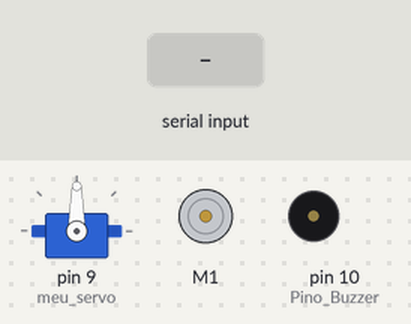
A sketch run on a simulated Arduino Uno, built with avr-gcc and run on an emulated ATmega328P. Shown: servo, DC motor (green arrow = forward, orange = backward, longer = faster), buzzer (waves = sounding, pin HIGH). The inputs (shaded band) are chosen by the test bench. What the sketch prints to the serial monitor is not drawn.

Above: at 1.2 s.
1.3 s: byte 70 ('F') received over Serial
At 2.2 s:
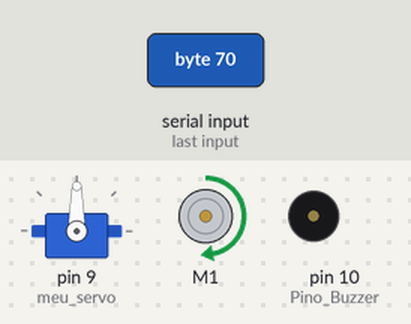
2.8 s: byte 71 ('G') received over Serial
At 3.3 s:
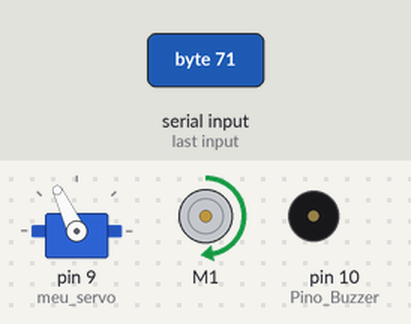
4.3 s: byte 73 ('I') received over Serial
At 5.5 s:
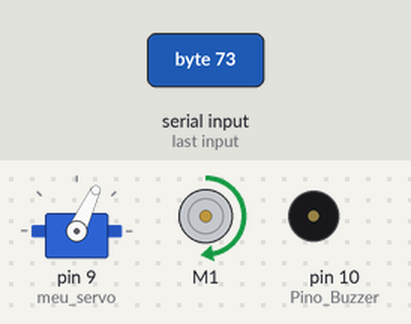
5.8 s: byte 66 ('B') received over Serial
At 6.8 s:
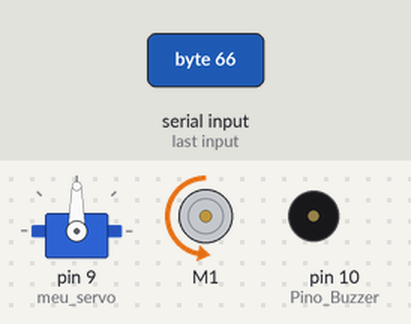
7.3 s: byte 72 ('H') received over Serial
At 8.0 s:
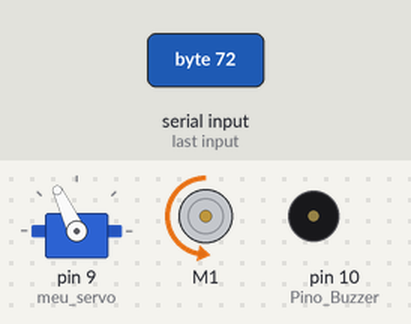
Timing chart, 0 to 10.3 s (numbered marks = the images above; inputs shaded):
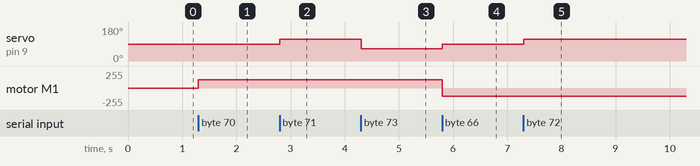

The sketch:

code.ino
```cpp
/*
  Descrição: Este é um código que possibilita o controle de um
             carro bluetooth montado em arduino com uma shield
             ponte H, através do protocolo serial
*/
/*
  É necessario incluir a biblioteca 'AFMotor' pois simplifica o
  uso da Shield ponte H
*/

//#include <AFMotor.h>

//selecionamos os canais 3 e 4 para motor direito e esquerdo
//respectivamente

//AF_DCMotor motor_dir(3);
//AF_DCMotor motor_esq(4);

/*
  Aqui definimos a velocidade máxima dos motores porem isso
  depende tambem da fonte de energia que esteja utilizando
  para alimentar os motores, logo se o valor atribuido for
  equivalente a 255, por PWM os motores receberão tensão
  total da fonte que estiver utilizando.
*/
#include<Servo.h>
#include <AFMotor.h>

#define Pino_Buzzer 10

#define Meio 90
#define direita 65
#define esquerda 115
Servo meu_servo;
int posicao_servo = 0;


AF_DCMotor motor(1);

#define Fator_correcao_Tra 1
#define Pin_vel_motor_traseiro 10

int v = 0;
#define VmaxT 127

int vel_motor_traseiro = 127;

#define buzina 10
//variável que atribuimos a leitura Serial do módulo bluetooth
char state;

void setup() {
  // Inicializa a comunicação serial em 9600 bits.
  Serial.begin(9600);
  meu_servo.attach(9);
  pinMode(Pino_Buzzer, OUTPUT);

}
void loop() {
  // Atribui os valores da leitura serial na variável "state"
  if (Serial.available() > 0) {
    state  = Serial.read();
    Serial.write(state);
  }
  /*
    Aqui controlamos a velocidade que o carro bluetooth irá
    se locomover, portanto multiplicamos a velocidade maxima
    por valores decimais para reduzir proporcionamente as
    velocidades dos motores direito e esquerdo.

    Quando a variavel "state" assumir o caractere 7,através do meio
    serial, as velocidades são correspondentes à 70% da velocidade
    máxima dos motores
  */
  if (state == '0') {
    vel_motor_traseiro = 0;
  }
  else if (state == '1') {
    vel_motor_traseiro = VmaxT * 0.1;
  }
  else if (state == '2') {
    vel_motor_traseiro = VmaxT * 0.2;
  }
  else if (state == '3') {
    vel_motor_traseiro = VmaxT * 0.3;
  }
  else if (state == '4') {
    vel_motor_traseiro = VmaxT * 0.39;
  }
  else if (state == '5') {
    vel_motor_traseiro = VmaxT * 0.5;
  }
  else if (state == '6') {
    vel_motor_traseiro = VmaxT * 0.6;
  }
  else if (state == '7') {
    vel_motor_traseiro = VmaxT * 0.7;
  }
  else if (state == '8') {
    vel_motor_traseiro = VmaxT * 0.78;
  }
  else if (state == '9') {
    vel_motor_traseiro = VmaxT * 0.9;
  }
  else if (state == 'q') {
    vel_motor_traseiro = VmaxT;
  }
  // Se o estado recebido for igual a 'F', o carro se movimenta para frente.
  if (state == 'F') {
    motor.setSpeed(vel_motor_traseiro ); //Define a velocidade maxima
    motor.run(FORWARD);

    meu_servo.write(Meio);
  }
  else if (state == 'G') {  // Se o estado recebido for igual a 'I', o carro se movimenta para Frente Esquerda.
    motor.setSpeed(vel_motor_traseiro ); //Define a velocidade maxima
    motor.run(FORWARD);
    meu_servo.write(esquerda);

  }
  else if (state == 'I') {   // Se o estado recebido for igual a 'G', o carro se movimenta para Frente Direita.
   motor.setSpeed(vel_motor_traseiro ); //Define a velocidade maxima
    motor.run(FORWARD);
    meu_servo.write(direita);
  }
  else if (state == 'B') { // Se o estado recebido for igual a 'B', o carro se movimenta para trás.
   motor.setSpeed(vel_motor_traseiro ); //Define velocidade baixa
   motor.run(BACKWARD);
   meu_servo.write(Meio);
  }
  else if (state == 'H') {  // Se o estado recebido for igual a 'H', o carro se movimenta para Trás Esquerda.
   motor.setSpeed(vel_motor_traseiro ); //Define velocidade baixa
   motor.run(BACKWARD);
  meu_servo.write(esquerda);
  }
  else if (state == 'J') {  // Se o estado recebido for igual a 'J', o carro se movimenta para Trás Direita.
   motor.setSpeed(vel_motor_traseiro ); //Define velocidade baixa
   motor.run(BACKWARD);
   meu_servo.write(direita);
  }
  else if (state == 'L') {   // Se o estado recebido for igual a 'L', o carro se movimenta para esquerda.
    motor.setSpeed(0);
    motor.run(RELEASE);
    meu_servo.write(esquerda);
  }
  else if (state == 'R') {   // Se o estado recebido for igual a 'R', o carro se movimenta para direita.
    motor.setSpeed(0);
    motor.run(RELEASE);
    meu_servo.write(direita);
  }
  else if (state == 'S') {   // Se o estado recebido for igual a 'S', o carro permanece parado.
    motor.setSpeed(0);
    motor.run(RELEASE);
    meu_servo.write(Meio);
  }
  else if (state == 'W') {   // Se o estado recebido for igual a 'W', Farol dianteiro acende.
  }
  else if (state == 'w') {   // Se o estado recebido for igual a 'w', Farol dianteiro apaga.
  }
  else if (state == 'U') {   // Se o estado recebido for igual a 'U', Farol traseiro acende.
  }
  else if (state == 'u') {   // Se o estado recebido for igual a 'u', Farol traseiro apaga.
  }
  else if (state == 'V') {   // Se o estado recebido for igual a 'V', liga buzina.
      tone(Pino_Buzzer, 1661,500);
  }
  else if (state == 'v') {   // Se o estado recebido for igual a 'v', desliga buzina.
      noTone(Pino_Buzzer);
  }
  else if (state == 'X') {   // Se o estado recebido for igual a 'X', Pisca alerta acende.
  }
  else if (state == 'x') {   // Se o estado recebido for igual a 'x', Pisca alerta apaga.

  }
}
```

Measured:
- after the input at 1.3 s, motor M1: stopped → forward 127/255 at once
- after the input at 2.8 s, servo on pin 9 (meu_servo): 90° → 115° at once
- after the input at 4.3 s, servo on pin 9 (meu_servo): 115° → 65° at once
- after the input at 5.8 s, servo on pin 9 (meu_servo): 65° → 90° at once; motor M1: forward 127/255 → backward 127/255 at once
- after the input at 7.3 s, servo on pin 9 (meu_servo): 90° → 115° at once
